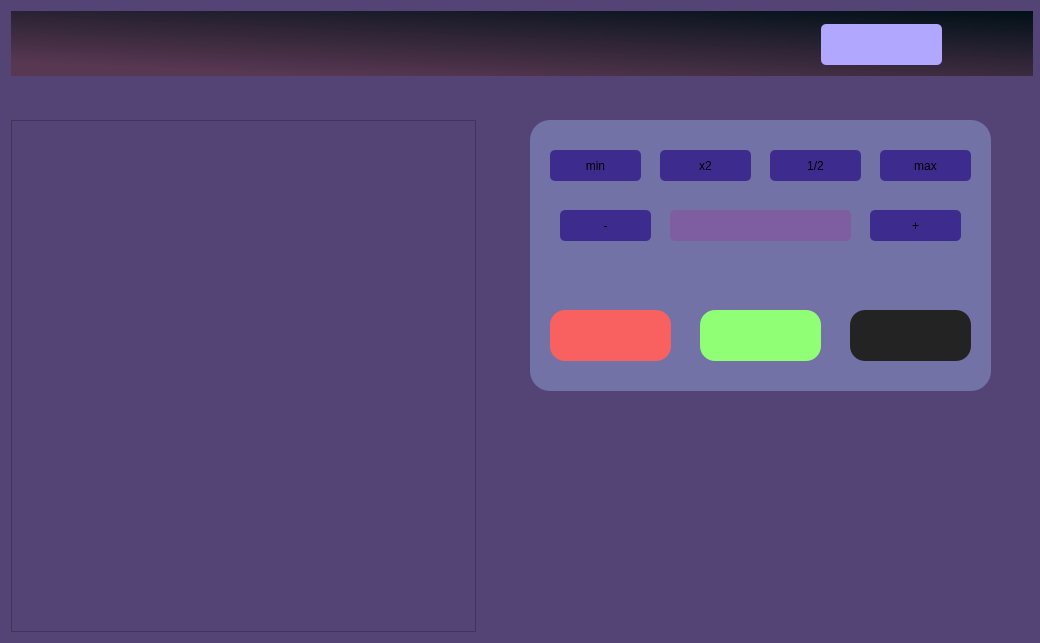
<?xml version="1.0" encoding="UTF-8"?>
<ui version="4.0">
 <class>Roulette</class>
 <widget class="QWidget" name="Roulette">
  <property name="geometry">
   <rect>
    <x>0</x>
    <y>0</y>
    <width>1040</width>
    <height>643</height>
   </rect>
  </property>
  <property name="minimumSize">
   <size>
    <width>1040</width>
    <height>643</height>
   </size>
  </property>
  <property name="windowTitle">
   <string>Form</string>
  </property>
  <property name="styleSheet">
   <string notr="true">background: #544475;</string>
  </property>
  <layout class="QGridLayout" name="gridLayout">
   <item row="0" column="0" colspan="4">
    <widget class="QWidget" name="widget" native="true">
     <property name="minimumSize">
      <size>
       <width>1022</width>
       <height>0</height>
      </size>
     </property>
     <property name="maximumSize">
      <size>
       <width>16777215</width>
       <height>65</height>
      </size>
     </property>
     <property name="styleSheet">
      <string notr="true">background: qlineargradient(spread:pad, x1:1, y1:0, x2:0.318, y2:1, stop:0 rgba(0, 16, 23, 255), stop:1 rgba(87, 55, 81, 255))</string>
     </property>
     <widget class="QPushButton" name="BackToMain">
      <property name="geometry">
       <rect>
        <x>0</x>
        <y>0</y>
        <width>50</width>
        <height>62</height>
       </rect>
      </property>
      <property name="minimumSize">
       <size>
        <width>50</width>
        <height>62</height>
       </size>
      </property>
      <property name="styleSheet">
       <string notr="true">QPushButton{
	background: transparent;
	background-image: url(:/resources/png/undo.png);
	border-style: solid;
    border-width: 0px;
	border-color: #051a39;
}

QPushButton:hover {
	background: transparent;
	background-image: url(:/resources/png/undo_color.png);
	border-style: solid;
    border-width: 0px;
	border-color: #051a39;
}</string>
      </property>
      <property name="text">
       <string/>
      </property>
     </widget>
     <widget class="QLabel" name="userbalance">
      <property name="geometry">
       <rect>
        <x>810</x>
        <y>13</y>
        <width>121</width>
        <height>41</height>
       </rect>
      </property>
      <property name="styleSheet">
       <string notr="true">background: rgb(177, 167, 255);
font: 16pt &quot;Tahoma&quot;;
border-radius: 5px;</string>
      </property>
      <property name="text">
       <string/>
      </property>
     </widget>
    </widget>
   </item>
   <item row="1" column="3">
    <widget class="QPushButton" name="info">
     <property name="minimumSize">
      <size>
       <width>32</width>
       <height>32</height>
      </size>
     </property>
     <property name="maximumSize">
      <size>
       <width>32</width>
       <height>32</height>
      </size>
     </property>
     <property name="styleSheet">
      <string notr="true">QPushButton{
	background: transparent;
	background-image: url(:/resources/png/info.png);
	border-style: solid;
    border-width: 0px;
	border-color: #051a39;
}

QPushButton:hover {
	background: transparent;
	background-image: url(:/resources/png/info_color.png);
	border-style: solid;
    border-width: 0px;
	border-color: #051a39;
}</string>
     </property>
     <property name="text">
      <string/>
     </property>
    </widget>
   </item>
   <item row="2" column="0" rowspan="2">
    <widget class="QGraphicsView" name="graphicsView">
     <property name="minimumSize">
      <size>
       <width>465</width>
       <height>458</height>
      </size>
     </property>
     <property name="maximumSize">
      <size>
       <width>458</width>
       <height>600</height>
      </size>
     </property>
    </widget>
   </item>
   <item row="2" column="1">
    <spacer name="horizontalSpacer">
     <property name="orientation">
      <enum>Qt::Horizontal</enum>
     </property>
     <property name="sizeHint" stdset="0">
      <size>
       <width>40</width>
       <height>50</height>
      </size>
     </property>
    </spacer>
   </item>
   <item row="1" column="1">
    <widget class="QLabel" name="label">
     <property name="text">
      <string/>
     </property>
    </widget>
   </item>
   <item row="3" column="2">
    <widget class="QWidget" name="widget_3" native="true">
     <widget class="QLabel" name="history1">
      <property name="geometry">
       <rect>
        <x>0</x>
        <y>20</y>
        <width>40</width>
        <height>40</height>
       </rect>
      </property>
      <property name="styleSheet">
       <string notr="true">text-align: center;</string>
      </property>
      <property name="text">
       <string/>
      </property>
      <property name="alignment">
       <set>Qt::AlignCenter</set>
      </property>
     </widget>
     <widget class="QLabel" name="history2">
      <property name="geometry">
       <rect>
        <x>60</x>
        <y>20</y>
        <width>40</width>
        <height>40</height>
       </rect>
      </property>
      <property name="text">
       <string/>
      </property>
      <property name="alignment">
       <set>Qt::AlignCenter</set>
      </property>
     </widget>
     <widget class="QLabel" name="history3">
      <property name="geometry">
       <rect>
        <x>120</x>
        <y>20</y>
        <width>40</width>
        <height>40</height>
       </rect>
      </property>
      <property name="text">
       <string/>
      </property>
      <property name="alignment">
       <set>Qt::AlignCenter</set>
      </property>
     </widget>
     <widget class="QLabel" name="history4">
      <property name="geometry">
       <rect>
        <x>180</x>
        <y>20</y>
        <width>40</width>
        <height>40</height>
       </rect>
      </property>
      <property name="text">
       <string/>
      </property>
      <property name="alignment">
       <set>Qt::AlignCenter</set>
      </property>
     </widget>
     <widget class="QLabel" name="history5">
      <property name="geometry">
       <rect>
        <x>240</x>
        <y>20</y>
        <width>40</width>
        <height>40</height>
       </rect>
      </property>
      <property name="text">
       <string/>
      </property>
      <property name="alignment">
       <set>Qt::AlignCenter</set>
      </property>
     </widget>
     <widget class="QLabel" name="history6">
      <property name="geometry">
       <rect>
        <x>300</x>
        <y>20</y>
        <width>40</width>
        <height>40</height>
       </rect>
      </property>
      <property name="text">
       <string/>
      </property>
      <property name="alignment">
       <set>Qt::AlignCenter</set>
      </property>
     </widget>
     <widget class="QLabel" name="history7">
      <property name="geometry">
       <rect>
        <x>360</x>
        <y>20</y>
        <width>40</width>
        <height>40</height>
       </rect>
      </property>
      <property name="text">
       <string/>
      </property>
      <property name="alignment">
       <set>Qt::AlignCenter</set>
      </property>
     </widget>
     <widget class="QLabel" name="history8">
      <property name="geometry">
       <rect>
        <x>420</x>
        <y>20</y>
        <width>40</width>
        <height>40</height>
       </rect>
      </property>
      <property name="text">
       <string/>
      </property>
      <property name="alignment">
       <set>Qt::AlignCenter</set>
      </property>
     </widget>
    </widget>
   </item>
   <item row="2" column="2">
    <widget class="QWidget" name="widget_2" native="true">
     <property name="enabled">
      <bool>true</bool>
     </property>
     <property name="minimumSize">
      <size>
       <width>461</width>
       <height>271</height>
      </size>
     </property>
     <property name="styleSheet">
      <string notr="true"> background: #7272A7;
border-radius: 20px;</string>
     </property>
     <widget class="QPushButton" name="min_value_button">
      <property name="geometry">
       <rect>
        <x>20</x>
        <y>30</y>
        <width>91</width>
        <height>31</height>
       </rect>
      </property>
      <property name="styleSheet">
       <string notr="true">border-radius: 5px;
background: #3D2C8D;</string>
      </property>
      <property name="text">
       <string>min</string>
      </property>
     </widget>
     <widget class="QPushButton" name="x2_value_button">
      <property name="geometry">
       <rect>
        <x>130</x>
        <y>30</y>
        <width>91</width>
        <height>31</height>
       </rect>
      </property>
      <property name="styleSheet">
       <string notr="true">border-radius: 5px;
background: #3D2C8D;</string>
      </property>
      <property name="text">
       <string>x2</string>
      </property>
     </widget>
     <widget class="QPushButton" name="half_value_button">
      <property name="geometry">
       <rect>
        <x>240</x>
        <y>30</y>
        <width>91</width>
        <height>31</height>
       </rect>
      </property>
      <property name="styleSheet">
       <string notr="true">border-radius: 5px;
background: #3D2C8D;</string>
      </property>
      <property name="text">
       <string>1/2</string>
      </property>
     </widget>
     <widget class="QPushButton" name="max_value_button">
      <property name="geometry">
       <rect>
        <x>350</x>
        <y>30</y>
        <width>91</width>
        <height>31</height>
       </rect>
      </property>
      <property name="styleSheet">
       <string notr="true">border-radius: 5px;
background: #3D2C8D;</string>
      </property>
      <property name="text">
       <string>max</string>
      </property>
     </widget>
     <widget class="QPushButton" name="minus_value_button">
      <property name="geometry">
       <rect>
        <x>30</x>
        <y>90</y>
        <width>91</width>
        <height>31</height>
       </rect>
      </property>
      <property name="styleSheet">
       <string notr="true">border-radius: 5px;
background: #3D2C8D;</string>
      </property>
      <property name="text">
       <string>-</string>
      </property>
     </widget>
     <widget class="QLineEdit" name="summa_stavky">
      <property name="geometry">
       <rect>
        <x>140</x>
        <y>90</y>
        <width>181</width>
        <height>31</height>
       </rect>
      </property>
      <property name="styleSheet">
       <string notr="true">border-radius: 5px;
background: #7E5EA0</string>
      </property>
     </widget>
     <widget class="QPushButton" name="plus_value_button">
      <property name="geometry">
       <rect>
        <x>340</x>
        <y>90</y>
        <width>91</width>
        <height>31</height>
       </rect>
      </property>
      <property name="styleSheet">
       <string notr="true">border-radius: 5px;
background: #3D2C8D;</string>
      </property>
      <property name="text">
       <string>+</string>
      </property>
     </widget>
     <widget class="QLabel" name="warning">
      <property name="geometry">
       <rect>
        <x>40</x>
        <y>140</y>
        <width>381</width>
        <height>31</height>
       </rect>
      </property>
      <property name="text">
       <string/>
      </property>
     </widget>
     <widget class="QPushButton" name="bet_on_red">
      <property name="geometry">
       <rect>
        <x>20</x>
        <y>190</y>
        <width>121</width>
        <height>51</height>
       </rect>
      </property>
      <property name="styleSheet">
       <string notr="true">background: #F96161;
border-radius: 15px;</string>
      </property>
      <property name="text">
       <string/>
      </property>
     </widget>
     <widget class="QPushButton" name="bet_on_green">
      <property name="geometry">
       <rect>
        <x>170</x>
        <y>190</y>
        <width>121</width>
        <height>51</height>
       </rect>
      </property>
      <property name="styleSheet">
       <string notr="true">background: #90FF75;
border-radius: 15px;</string>
      </property>
      <property name="text">
       <string/>
      </property>
     </widget>
     <widget class="QPushButton" name="bet_on_black">
      <property name="geometry">
       <rect>
        <x>320</x>
        <y>190</y>
        <width>121</width>
        <height>51</height>
       </rect>
      </property>
      <property name="styleSheet">
       <string notr="true">background: #242323;
border-radius: 15px;</string>
      </property>
      <property name="text">
       <string/>
      </property>
     </widget>
    </widget>
   </item>
  </layout>
  <zorder>widget_2</zorder>
  <zorder>info</zorder>
  <zorder>widget_3</zorder>
  <zorder>graphicsView</zorder>
  <zorder>horizontalSpacer</zorder>
  <zorder>widget</zorder>
  <zorder>label</zorder>
 </widget>
 <resources/>
 <connections/>
</ui>
